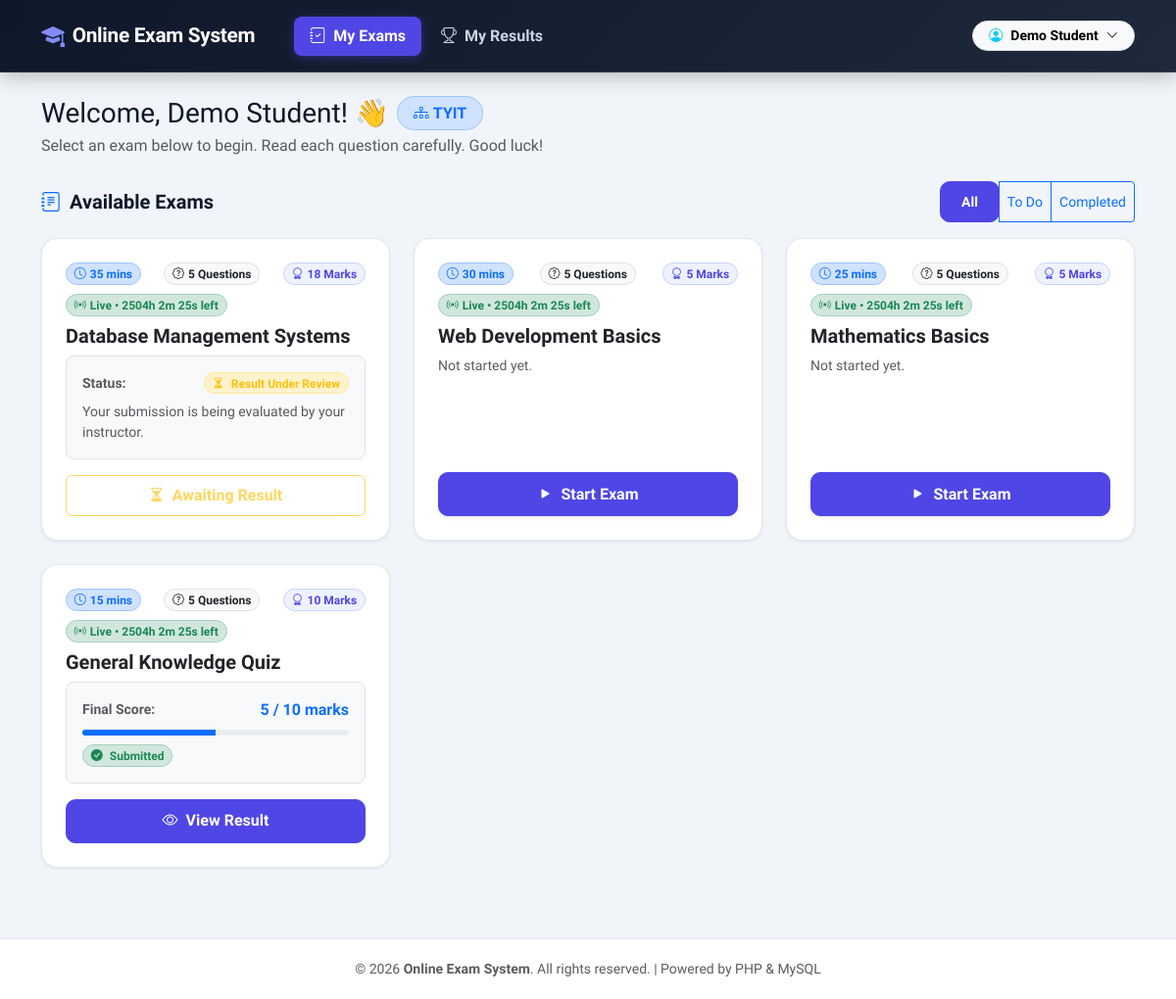
The page /student/dashboard.php (signed in) on the database its author committed.
### tables this page shows
CREATE TABLE IF NOT EXISTS `students` (
    `id`       INT AUTO_INCREMENT PRIMARY KEY,
    `name`     VARCHAR(100) NOT NULL,
    `email`    VARCHAR(100) NOT NULL UNIQUE,
    `password` VARCHAR(255) NOT NULL,
    `class_id` INT NULL,
    FOREIGN KEY (`class_id`) REFERENCES `classes`(`id`) ON DELETE SET NULL
);

CREATE TABLE IF NOT EXISTS `classes` (
    `id`          INT AUTO_INCREMENT PRIMARY KEY,
    `name`        VARCHAR(50)  NOT NULL,
    `description` VARCHAR(200) NULL,
    `sort_order`  INT          NOT NULL DEFAULT 0,
    `created_at`  DATETIME     NOT NULL DEFAULT CURRENT_TIMESTAMP,
    UNIQUE KEY `uq_class_name` (`name`)
);

CREATE TABLE IF NOT EXISTS `exams` (
    `id`               INT AUTO_INCREMENT PRIMARY KEY,
    `title`            VARCHAR(150) NOT NULL,
    `duration_minutes` INT          NOT NULL DEFAULT 30,
    `result_mode`      VARCHAR(20)  NOT NULL DEFAULT 'instant',
    `start_at`             DATETIME     NULL,
    `end_at`               DATETIME     NULL,
    `questions_to_display` INT          NOT NULL DEFAULT 0
);

### student/dashboard.php (the view, shortened to what this page needs)
<?php
include '../includes/header.php';
include '../config/db.php';
$student_id = (int)$_SESSION['student_id'];
$scr = mysqli_prepare($conn, "SELECT s.class_id, c.name AS class_name FROM students s LEFT JOIN classes c ON s.class_id=c.id WHERE s.id=?");
mysqli_stmt_bind_param($scr, "i", $student_id);
mysqli_stmt_execute($scr);
$scrow = mysqli_fetch_assoc(mysqli_stmt_get_result($scr));
$student_class_id   = (int)($scrow['class_id'] ?? 0);
$student_class_name = $scrow['class_name'] ?? null;
if ($student_class_id > 0) {
    $sql = "SELECT e.*,
                (SELECT COUNT(*) FROM questions q WHERE q.exam_id = e.id) AS q_count,
                (SELECT COALESCE(SUM(marks), COUNT(*)) FROM questions q WHERE q.exam_id = e.id) AS total_marks,
                (SELECT score  FROM results r WHERE r.student_id = ? AND r.exam_id = e.id ORDER BY r.attempted_at DESC LIMIT 1) AS last_score,
                (SELECT status FROM results r WHERE r.student_id = ? AND r.exam_id = e.id ORDER BY r.attempted_at DESC LIMIT 1) AS last_status,
                (SELECT COUNT(*) FROM results r WHERE r.student_id = ? AND r.exam_id = e.id) AS attempt_count,
                (SELECT es.submitted FROM exam_sessions es WHERE es.student_id = ? AND es.exam_id = e.id LIMIT 1) AS session_submitted,
                (SELECT es.started_at FROM exam_sessions es WHERE es.student_id = ? AND es.exam_id = e.id LIMIT 1) AS session_started_at
            FROM exams e
            WHERE (
                NOT EXISTS (SELECT 1 FROM exam_class_assignments eca WHERE eca.exam_id = e.id)
                OR EXISTS (SELECT 1 FROM exam_class_assignments eca WHERE eca.exam_id = e.id AND eca.class_id = ?)
            )
            ORDER BY e.id DESC";
    $stmt = mysqli_prepare($conn, $sql);
    mysqli_stmt_bind_param($stmt, "iiiiii", $student_id, $student_id, $student_id, $student_id, $student_id, $student_class_id);
}
mysqli_stmt_execute($stmt);
$exams = mysqli_stmt_get_result($stmt);
?>
<div class="mb-4">
    <div class="d-flex flex-wrap align-items-center gap-2 mb-1">
        <h3 class="fw-extrabold mb-0">Welcome, <?php echo htmlspecialchars($_SESSION['student_name']); ?>! 👋</h3>
        <?php if ($student_class_name): ?>
            <span class="badge bg-primary-subtle text-primary border border-primary-subtle rounded-pill px-3 py-2 fw-bold fs-6">
                <i class="bi bi-diagram-3 me-1"></i><?php echo htmlspecialchars($student_class_name); ?>
            </span>
        <?php else: ?>
            <span class="badge bg-secondary-subtle text-secondary border border-secondary-subtle rounded-pill px-3 py-2 small">
                <i class="bi bi-person-dash me-1"></i>No class assigned
            </span>
        <?php endif; ?>
    </div>
    <p class="text-muted mb-0">Select an exam below to begin. Read each question carefully. Good luck!</p>
</div>
<div class="d-flex justify-content-between align-items-center mb-3 flex-wrap gap-2">
    <h5 class="fw-bold mb-0"><i class="bi bi-journal-text text-primary me-1"></i> Available Exams</h5>
    <div class="btn-group btn-group-sm" role="group" id="examFilterGroup">
        <button type="button" class="btn btn-primary active" onclick="filterExams('all', this)">All</button>
        <button type="button" class="btn btn-outline-primary" onclick="filterExams('todo', this)">To Do</button>
        <button type="button" class="btn btn-outline-primary" onclick="filterExams('completed', this)">Completed</button>
    </div>
</div>
<div class="row g-4 mb-5" id="examCardContainer">
    <?php if ($exams && mysqli_num_rows($exams) > 0): ?>
        <?php while ($exam = mysqli_fetch_assoc($exams)):
            $q_count           = (int)$exam['q_count'];
            $total_marks       = (float)($exam['total_marks'] ?? $q_count);
            $total_marks_disp  = (floor($total_marks) == $total_marks) ? (int)$total_marks : number_format($total_marks, 1);
            $attempt_count     = (int)($exam['attempt_count'] ?? 0);
            $has_attempted     = ($attempt_count > 0);
            $last_status       = $exam['last_status'] ?? null;
            $last_score        = $exam['last_score'] !== null ? (float)$exam['last_score'] : null;
            $session_submitted = (int)($exam['session_submitted'] ?? 0);
            $session_started   = !empty($exam['session_started_at']);
            $is_submitted      = ($has_attempted || $session_submitted === 1);
            $is_in_progress    = ($session_started && $session_submitted === 0);
            $is_pending        = ($is_submitted && $last_status === 'pending');
            $filter_status     = $is_submitted ? 'completed' : 'todo';
            $now_ts   = time();
            $s_at     = !empty($exam['start_at']) ? strtotime($exam['start_at']) : null;
            $e_at     = !empty($exam['end_at'])   ? strtotime($exam['end_at'])   : null;
            $sched_locked   = false;
            $sched_badge    = '';
            if ($s_at && $now_ts < $s_at) {
                $sched_locked = true;
                $sched_badge  = '<span class="badge bg-info-subtle text-info border border-info-subtle rounded-pill px-2.5 py-1 small live-sched-badge" id="schedBadge_' . (int)$exam['id'] . '" data-exam-id="' . (int)$exam['id'] . '" data-target="' . $s_at . '" data-type="opens" data-label="Opens ' . date('d M, h:i A', $s_at) . '"><i class="bi bi-calendar-event me-1"></i>Opens ' . date('d M, h:i A', $s_at) . '</span>';
            } elseif ($e_at && $now_ts > $e_at) {
                $sched_locked = true;
                $sched_badge  = '<span class="badge bg-secondary rounded-pill px-2.5 py-1 small" id="schedBadge_' . (int)$exam['id'] . '"><i class="bi bi-lock me-1"></i>Closed ' . date('d M, h:i A', $e_at) . '</span>';
            } elseif ($s_at && $e_at) {
                $sched_badge  = '<span class="badge bg-success-subtle text-success border border-success-subtle rounded-pill px-2.5 py-1 small live-sched-badge" id="schedBadge_' . (int)$exam['id'] . '" data-exam-id="' . (int)$exam['id'] . '" data-target="' . $e_at . '" data-type="closes" data-label="Live until ' . date('h:i A', $e_at) . '"><i class="bi bi-broadcast me-1"></i>Live until ' . date('h:i A', $e_at) . '</span>';
            }
        ?>
            <div class="col-md-6 col-lg-4 exam-card-wrapper"
                 id="examCardWrapper_<?php echo (int)$exam['id']; ?>"
                 data-status="<?php echo $filter_status; ?>"
                 data-exam-id="<?php echo (int)$exam['id']; ?>"
                 data-title="<?php echo htmlspecialchars($exam['title'], ENT_QUOTES, 'UTF-8'); ?>"
                 data-duration="<?php echo (int)$exam['duration_minutes']; ?>"
                 data-qcount="<?php echo $q_count; ?>"
                 data-total-marks="<?php echo htmlspecialchars((string)$total_marks_disp, ENT_QUOTES, 'UTF-8'); ?>"
                 data-start-ts="<?php echo $s_at ?: 0; ?>"
                 data-end-ts="<?php echo $e_at ?: 0; ?>"
                 data-in-progress="<?php echo $is_in_progress ? '1' : '0'; ?>"
                 data-submitted="<?php echo $is_submitted ? '1' : '0'; ?>">
                <div class="hover-card h-100 p-4 d-flex flex-column justify-content-between">
                    <div>
                        <div class="d-flex justify-content-between align-items-center mb-2 flex-wrap gap-1">
                            <span class="badge bg-primary-subtle text-primary border border-primary-subtle rounded-pill px-2.5 py-1 fw-bold">
                                <i class="bi bi-clock me-1"></i><?php echo (int)$exam['duration_minutes']; ?> mins
                            </span>
                            <span class="badge bg-light text-dark border rounded-pill px-2.5 py-1">
                                <i class="bi bi-patch-question me-1"></i><?php echo $q_count; ?> Questions
                            </span>
                            <span class="badge rounded-pill px-2.5 py-1 fw-bold" style="background:#eef2ff; color:#4f46e5; border: 1px solid #c7d2fe;">
                                <i class="bi bi-award me-1"></i><?php echo $total_marks_disp; ?> Marks
                            </span>
                        </div>
                        <div class="mb-2" id="schedBadgeContainer_<?php echo (int)$exam['id']; ?>">
                            <?php echo $sched_badge; ?>
                        </div>
                        <h5 class="fw-bold text-dark mb-2"><?php echo htmlspecialchars($exam['title']); ?></h5>
                        <div id="examMiddleStatus_<?php echo (int)$exam['id']; ?>">
                        <?php if ($is_submitted): ?>
                            <div class="bg-light p-3 rounded-3 mb-3 border">
                                <?php if ($is_pending): ?>
                                    <div class="d-flex justify-content-between align-items-center">
                                        <small class="text-muted fw-semibold">Status:</small>
                                        <span class="badge bg-warning-subtle text-warning border border-warning-subtle rounded-pill px-2 py-1 fw-bold">
                                            <i class="bi bi-hourglass-split me-1"></i> Result Under Review
                                        </span>
                                    </div>
                                    <div class="mt-2 text-muted small">
                                        Your submission is being evaluated by your instructor.
                                    </div>
                                <?php else: ?>
                                    <?php
                                    $marks_obtained = ($last_score !== null) ? rtrim(rtrim(number_format((float)$last_score, 2), '0'), '.') : '0';
                                    $score_pct = ($total_marks > 0) ? min(100, round(((float)$marks_obtained / $total_marks) * 100)) : 0;
                                    ?>
                                    <div class="d-flex justify-content-between align-items-center">
                                        <small class="text-muted fw-semibold">Final Score:</small>
                                        <span class="fw-bold text-primary fs-6">
                                            <?php echo $marks_obtained; ?> / <?php echo $total_marks_disp; ?> marks
                                        </span>
                                    </div>
                                    <div class="progress mt-2 rounded-pill" style="height:6px;">
                                        <div class="progress-bar bg-primary" style="width:<?php echo $score_pct; ?>%"></div>
                                    </div>
                                    <div class="mt-2">
                                        <span class="badge bg-success-subtle text-success border border-success-subtle rounded-pill px-2.5 py-1 small fw-bold">
                                            <i class="bi bi-check-circle-fill me-1"></i> Submitted
                                        </span>
                                    </div>
                                <?php endif; ?>
                            </div>
                        <?php else: ?>
                            <p class="text-muted small mb-3">
                                Not started yet.
                            </p>
                        <?php endif; ?>
                        </div>
                    </div>
                    <div id="examAction_<?php echo (int)$exam['id']; ?>">
                        <?php if ($is_submitted): ?>
                            <?php if ($is_pending): ?>
                                <button class="btn btn-outline-warning w-100 fw-semibold py-2" disabled>
                                    <i class="bi bi-hourglass-split me-1"></i> Awaiting Result
                                </button>
                            <?php else: ?>
                                <a href="result.php?view_exam_id=<?php echo (int)$exam['id']; ?>#resultReviewCard"
                                   class="btn btn-primary w-100 fw-bold py-2">
                                    <i class="bi bi-eye me-1"></i> View Result
                                </a>
                            <?php endif; ?>
                        <?php elseif ($q_count > 0): ?>
                            <?php if ($is_in_progress): ?>
                                <a href="exam.php?id=<?php echo $exam['id']; ?>"
                                   class="btn btn-warning text-dark w-100 fw-bold shadow-sm py-2">
                                    <i class="bi bi-play-circle-fill me-1"></i> Resume Exam
                                </a>
                            <?php else: ?>
                                <button type="button"
                                        class="btn btn-primary w-100 fw-bold shadow-sm py-2 btn-start-exam"
                                        data-exam-id="<?php echo (int)$exam['id']; ?>"
                                        data-title="<?php echo htmlspecialchars($exam['title'], ENT_QUOTES, 'UTF-8'); ?>"
                                        data-duration="<?php echo (int)$exam['duration_minutes']; ?>"
                                        data-qcount="<?php echo $q_count; ?>"
                                        data-total-marks="<?php echo htmlspecialchars((string)$total_marks_disp, ENT_QUOTES, 'UTF-8'); ?>">
                                    <i class="bi bi-play-fill me-1"></i> Start Exam
                                </button>
                            <?php endif; ?>
                        <?php else: ?>
                            <button class="btn btn-secondary w-100 fw-bold py-2" disabled>
                                <i class="bi bi-exclamation-circle me-1"></i> No Questions Available
                            </button>
                        <?php endif; ?>
                    </div>
                </div>
            </div>
        <?php endwhile; ?>
    <?php endif; ?>
</div>
<?php include '../includes/footer.php'; ?>

### rows shown on the page
students: class.name "TYIT"
exams: duration_minutes "35", q_count "5", total_marks_disp "18", title "Database Management Systems", shows "Status:", shows "Awaiting Result"
exams: duration_minutes "30", q_count "5", total_marks_disp "5", title "Web Development Basics", shows "Not started yet."
exams: duration_minutes "25", q_count "5", total_marks_disp "5", title "Mathematics Basics", shows "Not started yet."
exams: duration_minutes "15", q_count "5", total_marks_disp "10", title "General Knowledge Quiz", marks_obtained "5", $score_pct 50 (drawn)

### other values the page prints
$_SESSION['student_name'] "Demo Student"
